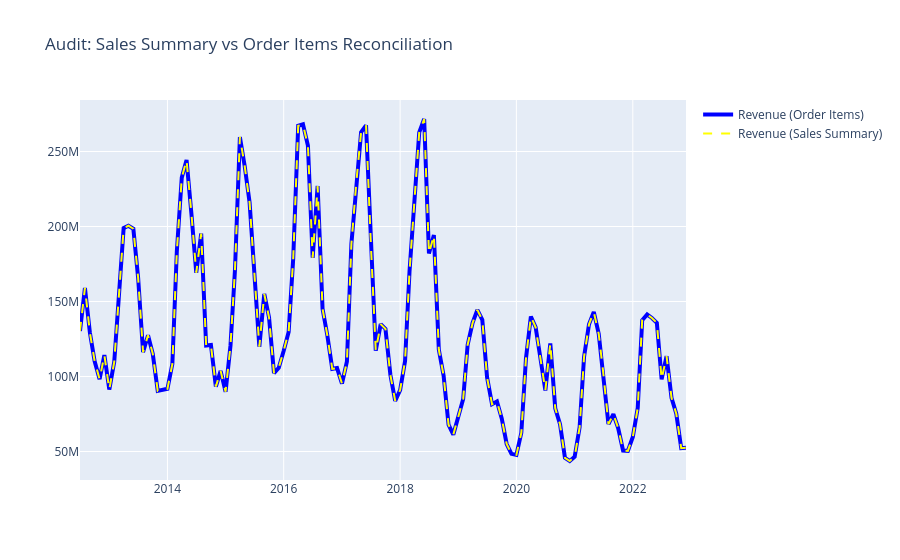

This figure's notebook cell:
### Markdown cell above
## 2. Visual Reconciliation
Do the trends match perfectly?

### Code cell
fig = go.Figure()
fig.add_trace(go.Scatter(x=comparison['year_month'], y=comparison['raw_revenue'],
                         mode='lines', name='Revenue (Order Items)', line=dict(color='blue', width=4)))

fig.add_trace(go.Scatter(x=comparison['year_month'], y=comparison['agg_revenue'],
                         mode='lines', name='Revenue (Sales Summary)', line=dict(color='yellow', dash='dash')))

fig.update_layout(title='Audit: Sales Summary vs Order Items Reconciliation')
fig.write_image(PLOT_DIR / "21_target_reconciliation.png")
fig.show()
